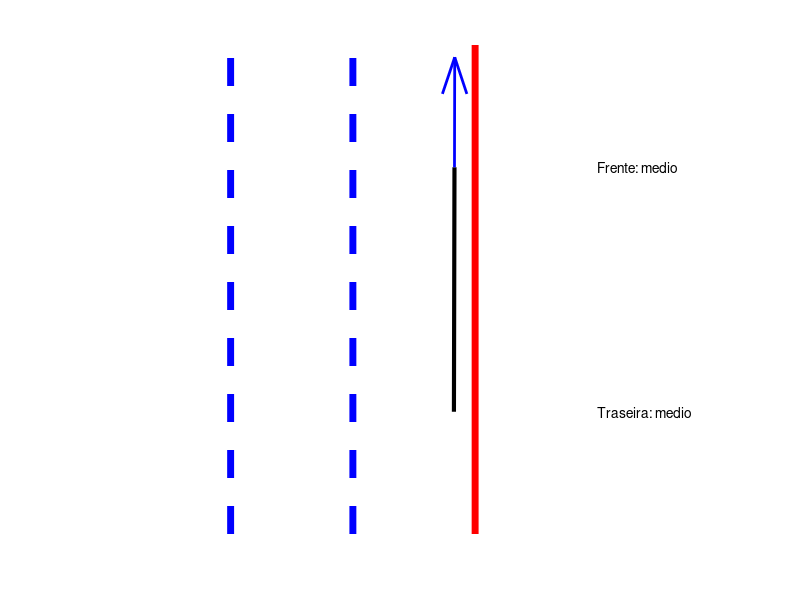
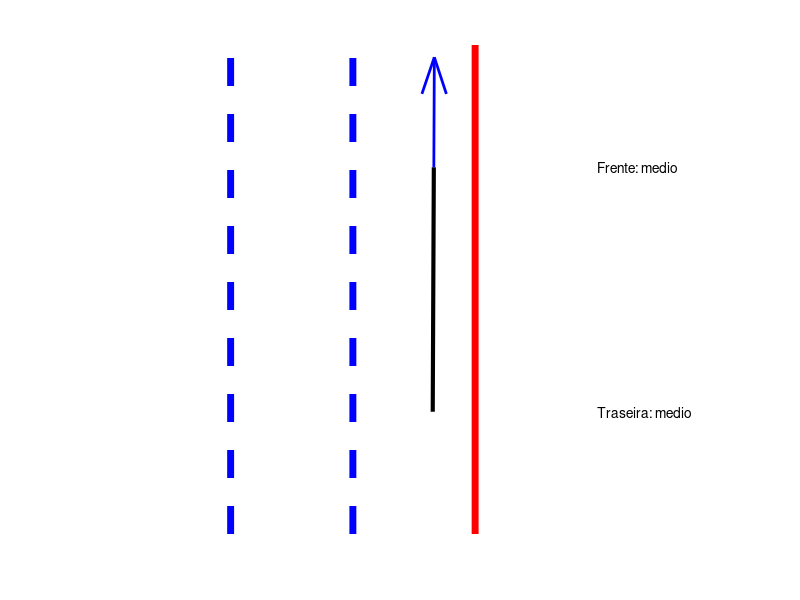
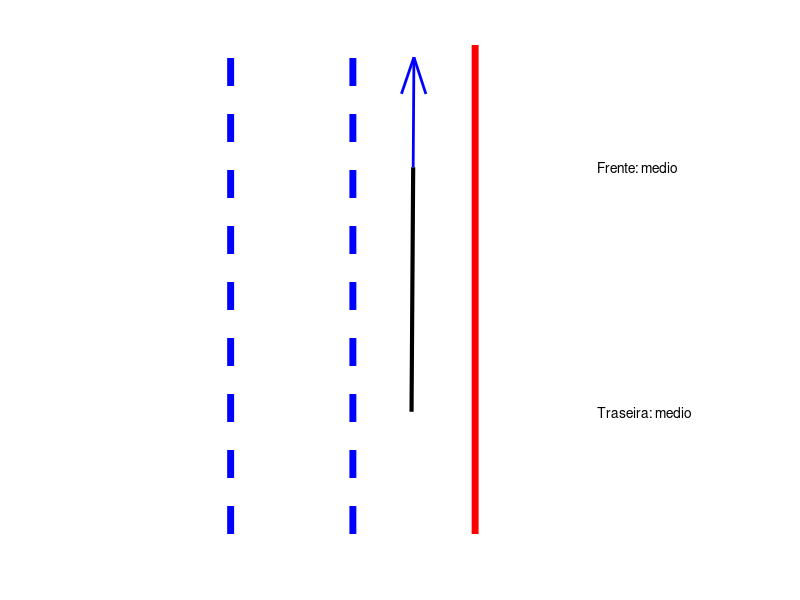
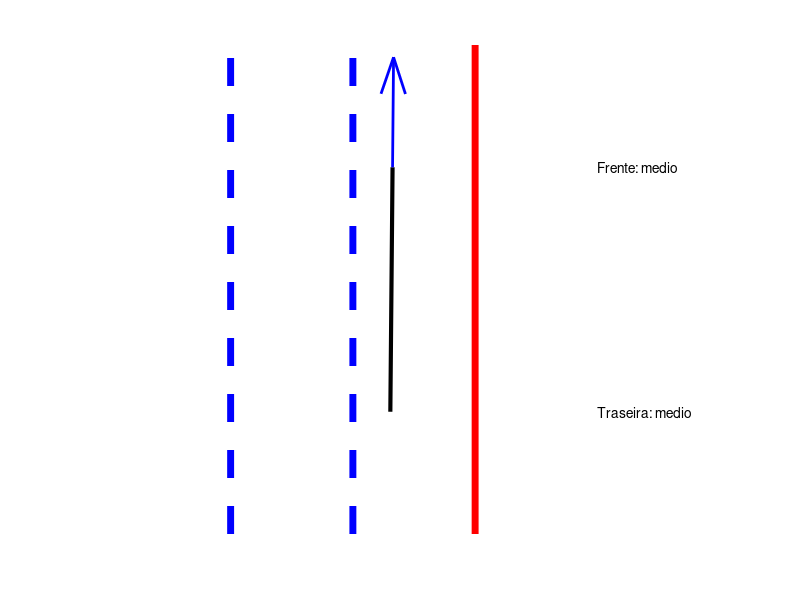

The MATLAB script that drew these images, in order: (Note: a time limit stopped this script after it produced the figures.)
clear all;
close all;

figure('visible', 'off');

dists = load('dists.dat');
states = load('states.dat');

states_str = {};
states_str_front{1} = sprintf('Frente: medio');
states_str_front{2} = sprintf('Frente: longe');
states_str_front{3} = sprintf('Frente: perto');
states_str_front{4} = sprintf('Frente: perto');
states_str_front{5} = sprintf('Frente: medio');
states_str_front{6} = sprintf('Frente: longe');
states_str_front{7} = sprintf('Frente: longe');
states_str_front{8} = sprintf('Frente: medio');
states_str_front{9} = sprintf('Frente: perto');

states_str_back{1} = sprintf('Traseira: medio');
states_str_back{2} = sprintf('Traseira: medio');
states_str_back{3} = sprintf('Traseira: medio');
states_str_back{4} = sprintf('Traseira: perto');
states_str_back{5} = sprintf('Traseira: perto');
states_str_back{6} = sprintf('Traseira: perto');
states_str_back{7} = sprintf('Traseira: longe');
states_str_back{8} = sprintf('Traseira: longe');
states_str_back{9} = sprintf('Traseira: longe');

state_angles = [0 -45 45 30 -45 -60 -30 45 60]*pi/180;

valid_dists = dists < 50;
valid_vals = valid_dists(:,1) & valid_dists(:,2);

dists = dists(valid_vals, :);
states = states(valid_vals);

% moving average filter (we can do better than this)
win_size = 10;
mov_avg_win = ones(win_size, 1) / win_size;

% filtering the distance vectors
front = conv(dists(:,1), mov_avg_win);
rear = conv(dists(:,2), mov_avg_win);

front = front/10;
rear = rear/10;

for i=1:size(front,1);
	hold off;
	plot(-[front(i) rear(i)], [1 -1], 'k', 'LineWidth', 3,...
		[0 0], [-2 2], 'r', 'LineWidth', 5,...
		-[1 1], [-2 2], 'b--', 'LineWidth', 5,...
		-[2 2], [-2 2], 'b--', 'LineWidth', 5);

	hold on;
	th = atan2(front(i)-rear(i),2)+pi/2;
	v_x = cos(state_angles(states(i))+th);
	v_y = sin(state_angles(states(i))+th);
	quiver(-front(i), 1, v_x, v_y, 'b', 'LineWidth', 2);

	axis equal;
	axis([-3 2 -2 2]);
	axis('off');
	text(1, 1, states_str_front{states(i)});
	text(1, -1, states_str_back{states(i)});

	print(sprintf('video/%05d.png', i));

	%pause(.01);
end
